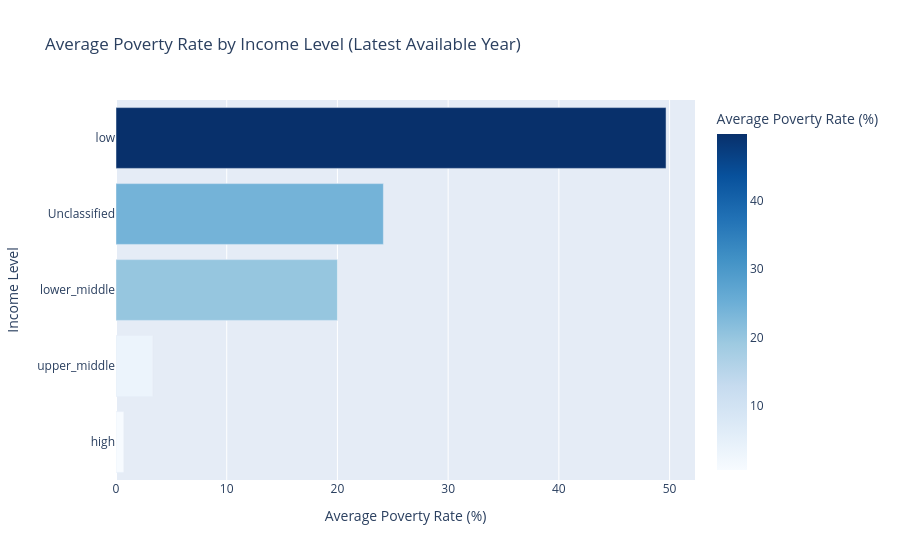

The notebook cell saved with this chart:
### Markdown cell above
# Poverty Rate by Income Level

The data shows a clear economic gradient:
poverty rate drops sharply asincome level rises, from ~50% in low-income countries to under 1% in high-income countries. This confirms income classification is a strong predictor of poverty outcomes.

### Code cell
import plotly.express as px

poverty = merged[merged['indicator'] == 'poverty_rate_pct']
latest = poverty.sort_values('year').groupby('country_code3').tail(1)
avg_by_income = latest.groupby('income_level', as_index=False)['value'].mean()
avg_by_income = avg_by_income.sort_values('value')

fig = px.bar(
    avg_by_income,
    x='value',
    y='income_level',
    orientation='h',
    labels={'value': 'Average Poverty Rate (%)', 'income_level': 'Income Level'},
    title='Average Poverty Rate by Income Level (Latest Available Year)',
    color='value',
    color_continuous_scale='Blues'
)
fig.show()

### Figure 1 — Plotly figure (JSON) as saved in the notebook; plotly's stock layout.template omitted (floating-point values rounded to 4 significant figures)
{"data": [{"hovertemplate": "Average Poverty Rate (%)=%{marker.color}<br>Income Level=%{y}<extra></extra>", "legendgroup": "", "marker": {"color": [0.7064, 3.333, 20.0, 24.15, 49.68], "coloraxis": "coloraxis", "pattern": {"shape": ""}}, "name": "", "orientation": "h", "showlegend": false, "textposition": "auto", "type": "bar", "x": [0.7064, 3.333, 20.0, 24.15, 49.68], "xaxis": "x", "y": ["high", "upper_middle", "lower_middle", "Unclassified", "low"], "yaxis": "y"}], "layout": {"barmode": "relative", "coloraxis": {"colorbar": {"title": {"text": "Average Poverty Rate (%)"}}, "colorscale": [[0, "rgb(247,251,255)"], [0.125, "rgb(222,235,247)"], [0.25, "rgb(198,219,239)"], [0.375, "rgb(158,202,225)"], [0.5, "rgb(107,174,214)"], [0.625, "rgb(66,146,198)"], [0.75, "rgb(33,113,181)"], [0.875, "rgb(8,81,156)"], [1, "rgb(8,48,107)"]]}, "legend": {"tracegroupgap": 0}, "title": {"text": "Average Poverty Rate by Income Level (Latest Available Year)"}, "xaxis": {"anchor": "y", "domain": [0, 1], "title": {"text": "Average Poverty Rate (%)"}}, "yaxis": {"anchor": "x", "domain": [0, 1], "title": {"text": "Income Level"}}}}
